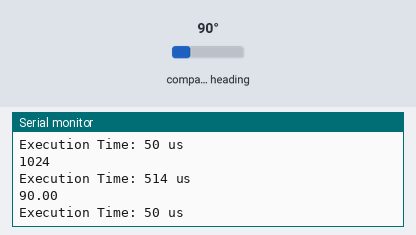
A sketch run on a simulated ESP32. On the bench: the last lines printed to the serial monitor. Wiring (inferred from the names in the program): AS5600 angle sensor at I2C address 0x36. The inputs (shaded band) are chosen by the test bench; at power-on: compass heading 90°.

Above: at 2.8 s.
2.9 s: compass heading set to 7°
At 5.2 s:
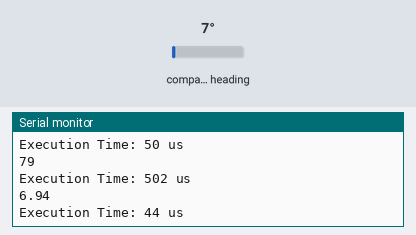
5.6 s: compass heading set to 180°
At 6.8 s:
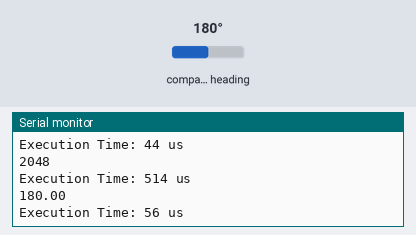
Timing chart, 0 to 8.6 s (numbered marks = the images above; inputs shaded):
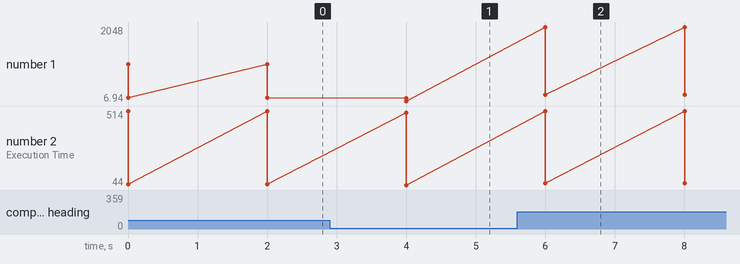

Measured:
- after the input at 2.9 s, the serial monitor: prints a new line after 1.1 s (image 1)
- after the input at 5.6 s, the serial monitor: prints a new line after 0.40 s (image 2)
- plotted number 1: 90 → 6.94 after the input at 2.9 s, 6.94 → 180 after the input at 5.6 s
- plotted number 2: 50 → 44 after the input at 2.9 s, 44 → 56 after the input at 5.6 s

The sketch:

encoder_test_2.ino
```cpp
#include <Wire.h>
#define AS5600_ADDR  0x36

unsigned long startTime;
unsigned long endTime;
unsigned long executionTime;

String execution(uint16_t start,uint16_t end){

  uint16_t execute = end - start;
  String executed = "Execution Time: ";
  executed = executed + execute + " us";
  return executed;

}

uint16_t readRegister16(uint8_t reg) {
  Wire.beginTransmission(AS5600_ADDR);
  Wire.write(reg);
  Wire.endTransmission();

  Wire.requestFrom(AS5600_ADDR, 2);

  uint16_t high = Wire.read();
  uint16_t low  = Wire.read();

  return (high << 8) | low;
}


void setup() {
  Serial.begin(115200);
  Wire.begin(21,22);
}

void loop() {
  // Read the current angle in degrees
  startTime = micros();
  uint16_t rawAngle = readRegister16(0x0C);
  Serial.println(rawAngle);
  endTime = micros();
  Serial.println(execution(startTime,endTime));


  startTime = micros();
  float Angle = rawAngle*360.0/4096;
  Serial.println(Angle);
  endTime = micros();
  Serial.println(execution(startTime,endTime));
  delay(2000);
}
```
